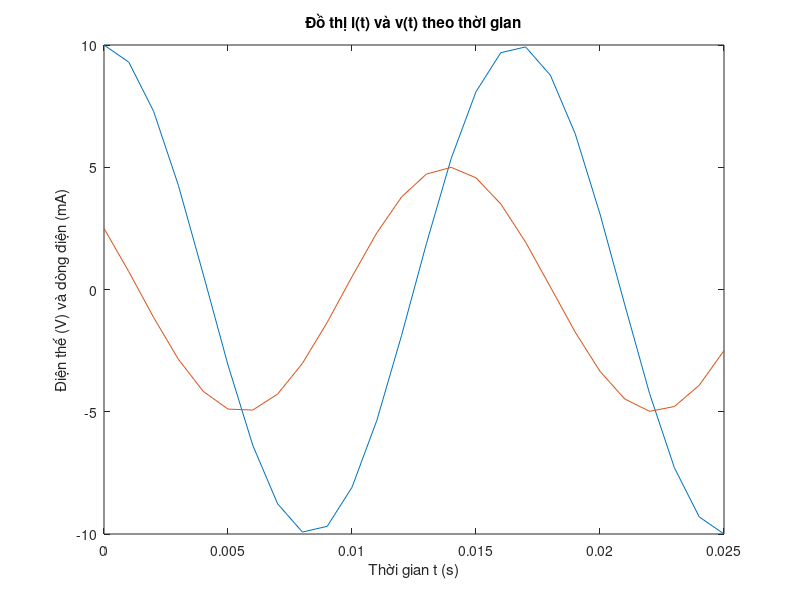
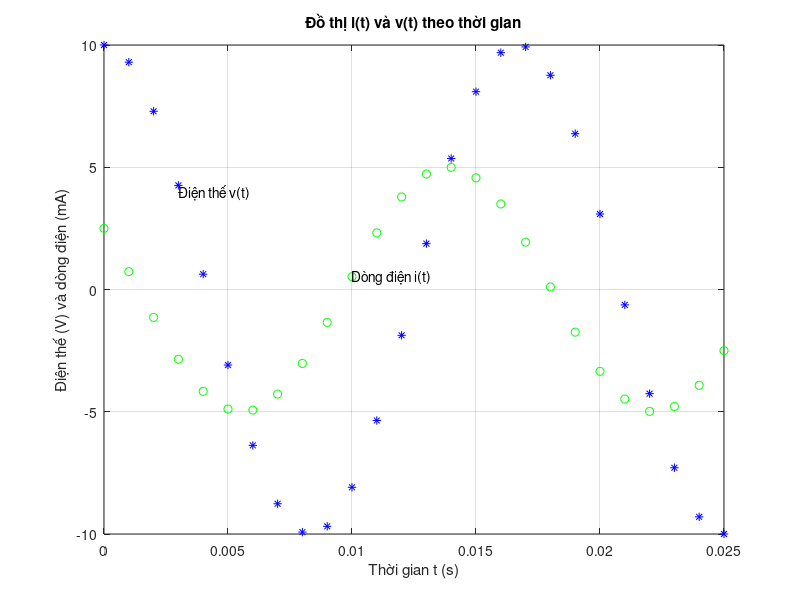

Recreate these plots in MATLAB, in order.
t = 0:0.001:0.025;
vt = 10*cos(377.*t);
it = 5*cos(377.*t + deg2rad(60));
plot(t, vt, t, it);
xlabel('Thời gian t (s)');
ylabel('Điện thế (V) và dòng điện (mA)');
title('Đồ thị i(t) và v(t) theo thời gian');
figure
plot(t, vt, 'b*', t, it, 'go');
text(0.003, 4, 'Điện thế v(t)');
text(0.01, 0.5, 'Dòng điện i(t)');
xlabel('Thời gian t (s)');
ylabel('Điện thế (V) và dòng điện (mA)');
title('Đồ thị i(t) và v(t) theo thời gian');
grid on;
